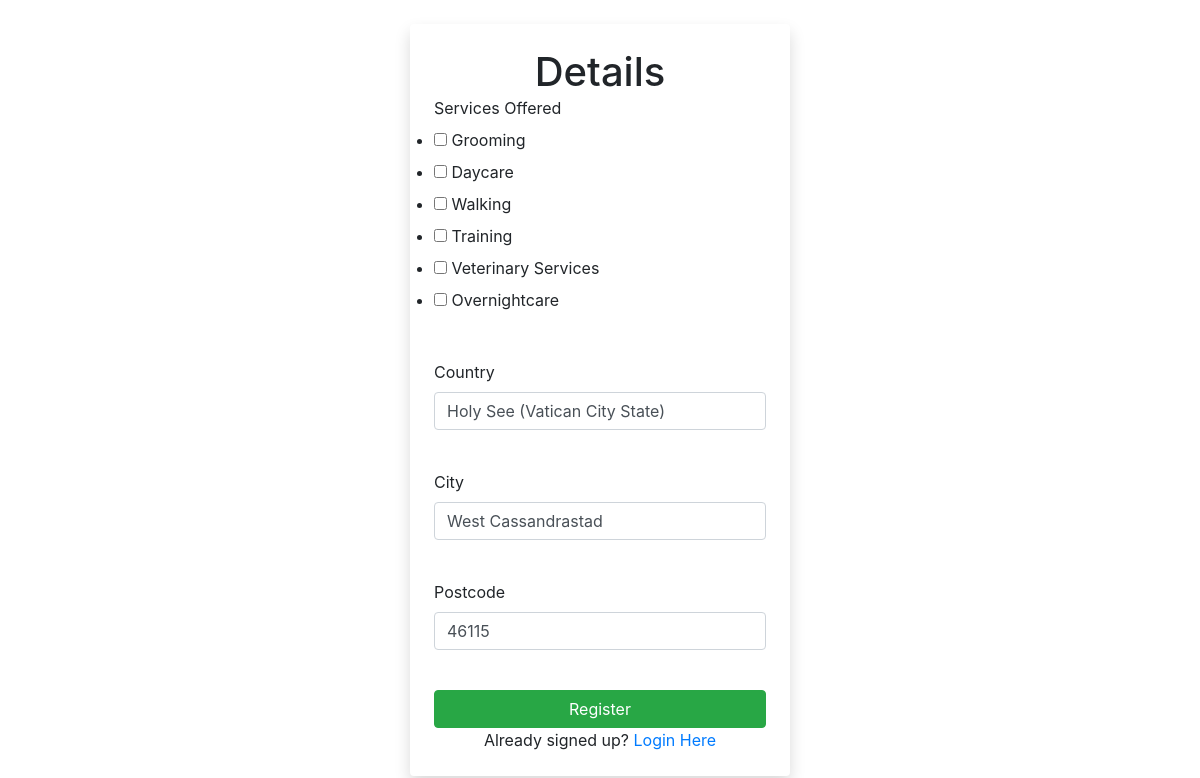
Screenshot of /providerdetailsedit (signed in) with the database file from the repository.
### app/models.py (models this page shows)
class ProviderProfile(db.Model):
    __tablename__ = "provider_profiles"
    id = db.Column(db.Integer, primary_key=True, autoincrement=True)
    user_id = db.Column(db.Integer, db.ForeignKey('users.id'))
    services_offered = db.Column(db.String(1000))
    country = db.Column(db.String(100))
    city = db.Column(db.String(100))
    postcode = db.Column(db.String(100))
    rating = db.Column(db.Float)

### app/views.py (the view, shortened to what this page needs)
@app.route('/providerdetailsedit',methods=['GET','POST'])
@login_required
def EditProvider():
    providerform = ProviderForm()
    data= models.ProviderProfile.query.filter_by(user_id=current_user.get_id()).first()
    providerform.country.default = data.country
    providerform.city.default = data.city
    providerform.postcode.default = data.postcode
    providerform.process()
    return render_template('ProviderDetails.html',
                           title = 'Edit Provider Details',
                           providerform=providerform)

### app/forms.py
class ProviderForm(FlaskForm):
    services_offered = MultiCheckboxField('Services Offered',choices=["Grooming","Daycare","Walking","Training","Veterinary Services","Overnightcare"], validators=[MultiCheckboxValidate()])
    country = StringField('Country', validators=[DataRequired()])
    city = StringField('City', validators=[DataRequired()])
    postcode = StringField('Postcode', validators=[DataRequired()])

### app/models.py (called while the page is built)
@login_manager.user_loader
def load_user(id):
    return db.session.get(User, int(id))

### app/templates/ProviderDetails.html (shortened to what this page needs)
<!Doctype HTML>
<html>
    <head>
      <link rel="stylesheet" href="{{ url_for('static', filename='stylesheet.css') }}">
      <link rel="stylesheet" href="https://stackpath.bootstrapcdn.com/bootstrap/4.2.1/css/bootstrap.min.css">
      <link rel="stylesheet" href="https://cdn.jsdelivr.net/npm/fullcalendar@3.2.0/dist/fullcalendar.min.css">
    </head>
    <body>
      <div class="container">
        <div class="row g-2 vh-100 align-items-center justify-content-center">
            <div class="col-sm-8 col-md-6 col-lg-4 bg-white rounded p-4 shadow">
              <h1 class = "mb-0 text-center">Details</h1>
                <form action="" method="post" name="providerform" >
                <div class="form-group">
                    {{ providerform.services_offered.label(class='form-label')}}<br>
                    {{ providerform.services_offered (class='list-group')}}<br>
                </div>
                <div class="form-group">
                    {{ providerform.country.label(class='form-label')}}<br>
                    {{ providerform.country (class='form-control', placeholder='Country') }}<br>
                </div>
                <div class="form-group">
                  {{ providerform.city.label(class='form-label')}}<br>
                  {{ providerform.city (class='form-control', placeholder='City') }}<br>
                </div>
                <div class="form-group">
                  {{ providerform.postcode.label(class='form-label')}}<br>
                  {{ providerform.postcode (class='form-control', placeholder='Postcode') }}<br>
                </div>
                <button type="submit" class="btn btn-success w-100">Register</button>
              </form>
              <p class = "mb-0 text-center">Already signed up? <a href ="/login" class = "text-decoration-none">Login Here</a></p>
            </div>
          </div>
        </div>
    </body>
</html>

### app/static/stylesheet.css (style rules this page uses)
* { box-sizing: border-box; }
body { background-color: white; }
.container { margin-left: "0"; }

### rows the page displays
ProviderProfile: services_offered "☐ ☐ ☐ ☐ ☐ ☐", country "Holy See (Vatican City State)", city "West Cassandrastad", postcode "46115"

### other values shown
{{ providerform.services_offered.label(class='form-label') }} "Services Offered"
{{ providerform.country.label(class='form-label') }} "Country"
{{ providerform.city.label(class='form-label') }} "City"
{{ providerform.postcode.label(class='form-label') }} "Postcode"
